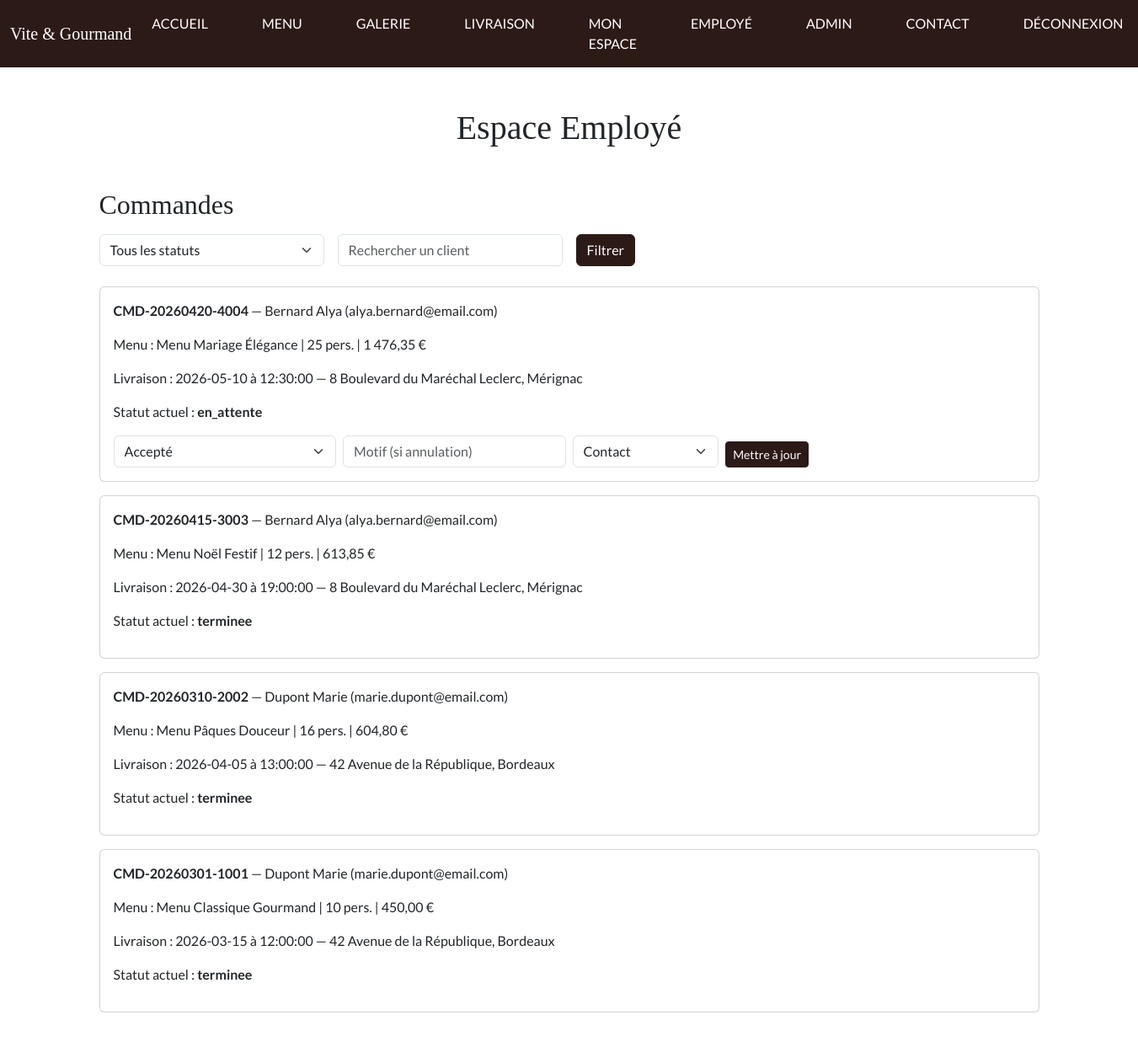
The app's page /employe.php (signed in, upper part), older data.
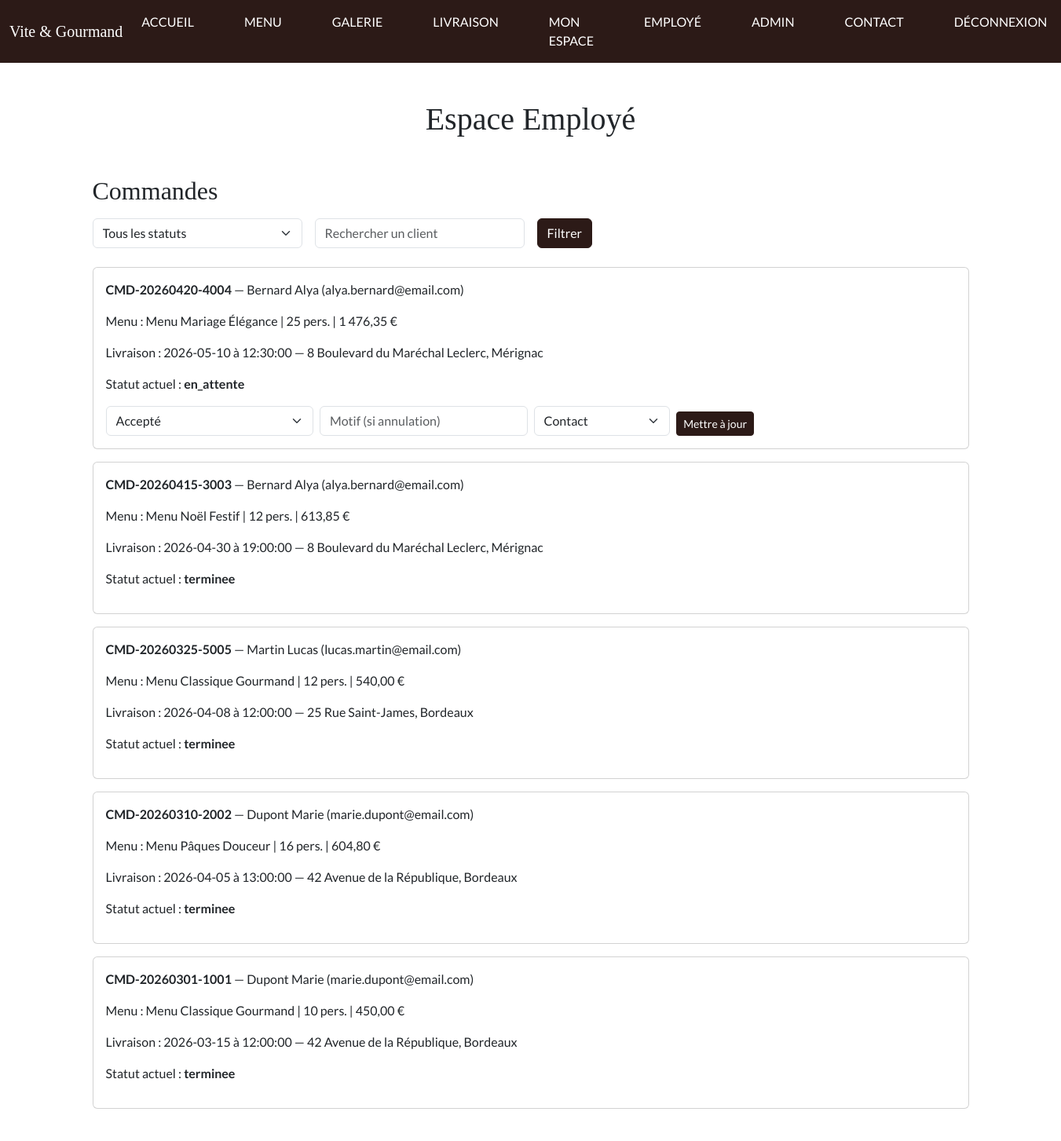
The same page, newer data.
### tables this page shows
CREATE TABLE commande (
    commande_id INT AUTO_INCREMENT PRIMARY KEY,
    numero_commande VARCHAR(50) NOT NULL UNIQUE,
    utilisateur_id INT NOT NULL,
    menu_id INT NOT NULL,

     
    date_commande DATETIME NOT NULL DEFAULT CURRENT_TIMESTAMP,
    date_livraison DATE NOT NULL,
    heure_livraison TIME NOT NULL,
    adresse_livraison VARCHAR(255) NOT NULL,
    ville_livraison VARCHAR(100) NOT NULL,
    distance_km DECIMAL(6,2) NOT NULL DEFAULT 0,

     
    nombre_personnes INT NOT NULL,
    prix_menu_unitaire DECIMAL(10,2) NOT NULL,
    prix_menu_total DECIMAL(10,2) NOT NULL,
    prix_livraison DECIMAL(10,2) NOT NULL DEFAULT 0,
    reduction DECIMAL(10,2) NOT NULL DEFAULT 0,
    prix_total DECIMAL(10,2) NOT NULL,

     
    statut ENUM(
        'en_attente',
        'accepte',
        'en_preparation',
        'en_cours_livraison',
        'livre',
        'en_attente_retour_materiel',
        'terminee',
        'annulee'
    ) NOT NULL DEFAULT 'en_attente',
    pret_materiel BOOLEAN NOT NULL DEFAULT FALSE,
    materiel_restitue BOOLEAN NOT NULL DEFAULT FALSE,

     
    motif_annulation TEXT,
    mode_contact_annulation ENUM('telephone', 'email'),

    FOREIGN KEY (utilisateur_id) REFERENCES utilisateur(utilisateur_id),
    FOREIGN KEY (menu_id) REFERENCES menu(menu_id)
);

CREATE TABLE utilisateur (
    utilisateur_id INT AUTO_INCREMENT PRIMARY KEY,
    email VARCHAR(150) NOT NULL UNIQUE,
    password VARCHAR(255) NOT NULL,
    nom VARCHAR(100) NOT NULL,
    prenom VARCHAR(100) NOT NULL,
    telephone VARCHAR(20) NOT NULL,
    adresse_postale VARCHAR(255) NOT NULL,
    ville VARCHAR(100) NOT NULL,
    pays VARCHAR(100) NOT NULL DEFAULT 'France',
    actif BOOLEAN NOT NULL DEFAULT TRUE,
    date_creation DATETIME NOT NULL DEFAULT CURRENT_TIMESTAMP,
    role_id INT NOT NULL,
    FOREIGN KEY (role_id) REFERENCES role(role_id)
);

CREATE TABLE menu (
    menu_id INT AUTO_INCREMENT PRIMARY KEY,
    titre VARCHAR(150) NOT NULL,
    description TEXT NOT NULL,
    image_principale VARCHAR(255),
    nombre_personnes_min INT NOT NULL,
    prix_min DECIMAL(10,2) NOT NULL,
    conditions_menu TEXT,
    stock_disponible INT NOT NULL DEFAULT 0,
    actif BOOLEAN NOT NULL DEFAULT TRUE
);

### employe.php (the view, shortened to what this page needs)
<?php
require_once __DIR__ . '/includes/header.php';
$pdo = Database::getConnection();
    $filtreClient = trim($_GET['client'] ?? '');
    $sqlCommandes = "
        SELECT c.*, m.titre AS menu_titre, u.nom, u.prenom, u.email
        FROM commande c
        JOIN menu m ON c.menu_id = m.menu_id
        JOIN utilisateur u ON c.utilisateur_id = u.utilisateur_id
        WHERE 1=1
    ";
    $paramsCommandes = [];
    $sqlCommandes .= " ORDER BY c.date_commande DESC";
    $stmt = $pdo->prepare($sqlCommandes);
    $stmt->execute($paramsCommandes);
    $commandes = $stmt->fetchAll();
    ?>
    <div class="container my-5">
        <h1 class="text-center mb-5">Espace Employé</h1>
    <h2 class="mb-3">Commandes</h2>
    <form method="get" action="employe.php" class="row g-3 mb-4">
        <div class="col-md-3">
            <select name="statut" class="form-select">
                <option value="">Tous les statuts</option>
            </select>
        </div>
        <div class="col-md-3">
            <input type="text" name="client" class="form-control" placeholder="Rechercher un client" value="<?= htmlspecialchars($filtreClient) ?>">
        </div>
        <div class="col-md-2">
            <button type="submit" class="btn btn-dark">Filtrer</button>
        </div>
    </form>
    <?php if (empty($commandes)) : ?>
        <p>Aucune commande trouvée.</p>
    <?php else : ?>
        <?php foreach ($commandes as $cmd) : ?>
            <div class="card mb-3 p-3">
                <p><strong><?= htmlspecialchars($cmd['numero_commande']) ?></strong> — <?= htmlspecialchars($cmd['nom']) ?> <?= htmlspecialchars($cmd['prenom']) ?> (<?= htmlspecialchars($cmd['email']) ?>)</p>
                <p>Menu : <?= htmlspecialchars($cmd['menu_titre']) ?> | <?= $cmd['nombre_personnes'] ?> pers. | <?= number_format($cmd['prix_total'], 2, ',', ' ') ?> €</p>
                <p>Livraison : <?= htmlspecialchars($cmd['date_livraison']) ?> à <?= htmlspecialchars($cmd['heure_livraison']) ?> — <?= htmlspecialchars($cmd['adresse_livraison']) ?>, <?= htmlspecialchars($cmd['ville_livraison']) ?></p>
                <p>Statut actuel : <strong><?= htmlspecialchars($cmd['statut']) ?></strong></p>
                <?php if ($cmd['statut'] !== 'terminee' && $cmd['statut'] !== 'annulee') : ?>
                    <form method="post" action="employe.php" class="row g-2 align-items-end">
                        <div class="col-md-3">
                            <select name="nouveau_statut" class="form-select">
                                <option value="accepte">Accepté</option>
                            </select>
                        </div>
                        <div class="col-md-3">
                            <input type="text" name="motif" class="form-control" placeholder="Motif (si annulation)">
                        </div>
                        <div class="col-md-2">
                            <select name="mode_contact" class="form-select">
                                <option value="">Contact</option>
                            </select>
                        </div>
                        <div class="col-md-2">
                            <button type="submit" class="btn btn-dark btn-sm">Mettre à jour</button>
                        </div>
                    </form>
                <?php endif; ?>
            </div>
        <?php endforeach; ?>
    <?php endif; ?>
</div>
<?php require_once __DIR__ . '/includes/footer.php'; ?>

Row changes from the older to the newer data that the page shows:
added commande: numero_commande "CMD-20260325-5005", utilisateur.nom "Martin", utilisateur.prenom "Lucas", utilisateur.email "lucas.martin@email.com", menu.titre "Menu Classique Gourmand", nombre_personnes "12", prix_total "540,00", date_livraison "2026-04-08", heure_livraison "12:00:00", adresse_livraison "25 Rue Saint-James", ville_livraison "Bordeaux", statut "terminee"
